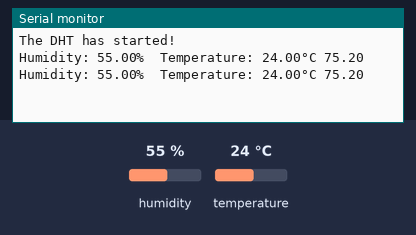
A sketch run on a simulated Arduino Uno, built with avr-gcc and run on an emulated ATmega328P. On the bench: the last lines printed to the serial monitor. Inputs (shaded band) come from the test bench; at power-on: humidity 55 %, temperature 24 °C.

Above: at 4.8 s.
4.9 s: humidity set to 22 %
At 6.9 s:
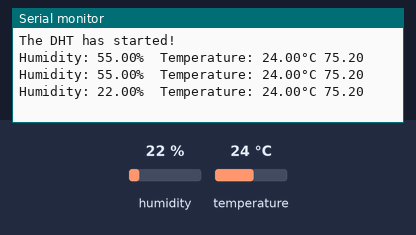
7.9 s: temperature set to 12 °C
At 9.4 s:
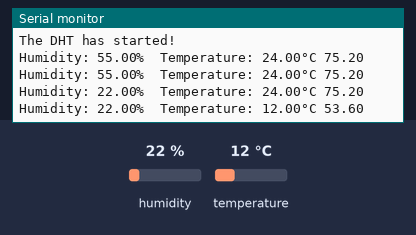
10.9 s: humidity set to 40 %
At 13.0 s:
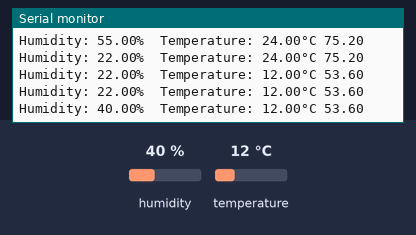
Timing chart, 0 to 14.5 s (numbered marks = the images above; inputs shaded):
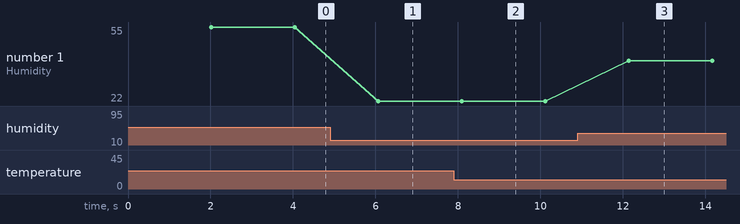

The sketch:

mikamonsma-404-temp-vocht.ino
```cpp
 // Temperature and humidity sensor
#include <DHT.h>
#include <DHT_U.h>

  #define DHTTYPE DHT11 // Defines the type of sensor which is DHT11
  #define DHTPIN 4 // Defines the pin number of the sensor which is 4

  DHT dht = DHT(DHTPIN, DHTTYPE); // DHT is the object of the DHT sensor if we want
  // to use the DH

void setup() {
  // put your setup code here, to run once:

  Serial.begin(9600);

  dht.begin(); // Initializes the DHT sensor to start reading the data

  Serial.println("The DHT has started!");

}

void loop() {

  delay(2000); // Waits 2 seconds before reading the data again

  float h = dht.readHumidity(); // Reads the humidity data from the sensor

  float t = dht.readTemperature(); // Reads the temperature data from the sensor

  float f = dht.readTemperature(true); // Reads the temperature data from the sensor in Fahrenheit

  if (isnan(h) || isnan(t) || isnan(f)) { // Checks if the data is valid (''Is not a number'')
    Serial.println(F("Failed to read from DHT sensor!")); // Prints the error message if the data is invalid
    return; // Exits the function if the data is invalid making sure  the programm doesn't continue
  }

  Serial.print(F("Humidity: ")); // Prints the humidity data
  Serial.print(h);
  Serial.print(F("%  Temperature: ")); // Prints the temperature data
  Serial.print(t);
  Serial.print(F("°C ")); // Prints the temperature data
  Serial.println(f);

}
```

Measured:
- after the input at 4.9 s, the serial monitor: prints a new line after 1.2 s (image 1)
- after the input at 7.9 s, the serial monitor: prints a new line after 0.20 s (image 2)
- after the input at 10.9 s, the serial monitor: prints a new line after 1.2 s (image 3)
- plotted number 1: 55 → 22 after the input at 4.9 s, 22 → 40 after the input at 10.9 s
